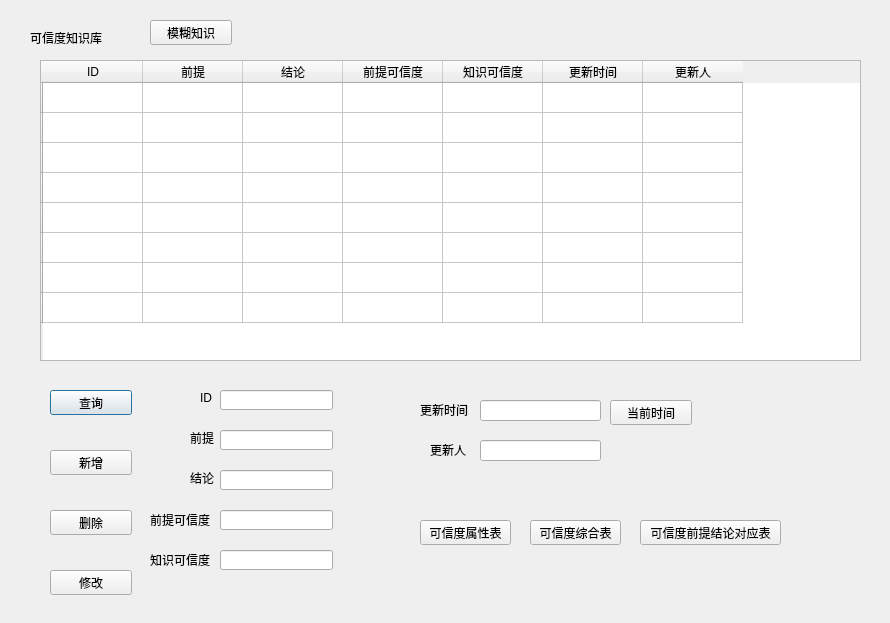
<?xml version="1.0" encoding="UTF-8"?>
<ui version="4.0">
 <class>Dialog5</class>
 <widget class="QDialog" name="Dialog5">
  <property name="geometry">
   <rect>
    <x>0</x>
    <y>0</y>
    <width>890</width>
    <height>623</height>
   </rect>
  </property>
  <property name="windowTitle">
   <string>知识维护</string>
  </property>
  <widget class="QLabel" name="label">
   <property name="geometry">
    <rect>
     <x>30</x>
     <y>30</y>
     <width>101</width>
     <height>16</height>
    </rect>
   </property>
   <property name="text">
    <string>可信度知识库</string>
   </property>
  </widget>
  <widget class="QTableWidget" name="tableWidget">
   <property name="geometry">
    <rect>
     <x>40</x>
     <y>60</y>
     <width>821</width>
     <height>301</height>
    </rect>
   </property>
   <row>
    <property name="text">
     <string/>
    </property>
   </row>
   <row>
    <property name="text">
     <string/>
    </property>
   </row>
   <row>
    <property name="text">
     <string/>
    </property>
   </row>
   <row>
    <property name="text">
     <string/>
    </property>
   </row>
   <row>
    <property name="text">
     <string/>
    </property>
   </row>
   <row>
    <property name="text">
     <string/>
    </property>
   </row>
   <row>
    <property name="text">
     <string/>
    </property>
   </row>
   <row>
    <property name="text">
     <string/>
    </property>
   </row>
   <column>
    <property name="text">
     <string>ID</string>
    </property>
   </column>
   <column>
    <property name="text">
     <string>前提</string>
    </property>
   </column>
   <column>
    <property name="text">
     <string>结论</string>
    </property>
   </column>
   <column>
    <property name="text">
     <string>前提可信度</string>
    </property>
   </column>
   <column>
    <property name="text">
     <string>知识可信度</string>
    </property>
   </column>
   <column>
    <property name="text">
     <string>更新时间</string>
    </property>
   </column>
   <column>
    <property name="text">
     <string>更新人</string>
    </property>
   </column>
  </widget>
  <widget class="QPushButton" name="pushButton">
   <property name="geometry">
    <rect>
     <x>50</x>
     <y>390</y>
     <width>82</width>
     <height>25</height>
    </rect>
   </property>
   <property name="text">
    <string>查询</string>
   </property>
  </widget>
  <widget class="QPushButton" name="pushButton_2">
   <property name="geometry">
    <rect>
     <x>50</x>
     <y>450</y>
     <width>82</width>
     <height>25</height>
    </rect>
   </property>
   <property name="text">
    <string>新增</string>
   </property>
  </widget>
  <widget class="QPushButton" name="pushButton_3">
   <property name="geometry">
    <rect>
     <x>50</x>
     <y>510</y>
     <width>82</width>
     <height>25</height>
    </rect>
   </property>
   <property name="text">
    <string>删除</string>
   </property>
  </widget>
  <widget class="QPushButton" name="pushButton_4">
   <property name="geometry">
    <rect>
     <x>50</x>
     <y>570</y>
     <width>82</width>
     <height>25</height>
    </rect>
   </property>
   <property name="text">
    <string>修改</string>
   </property>
  </widget>
  <widget class="QLabel" name="label_2">
   <property name="geometry">
    <rect>
     <x>200</x>
     <y>390</y>
     <width>31</width>
     <height>16</height>
    </rect>
   </property>
   <property name="text">
    <string>ID</string>
   </property>
  </widget>
  <widget class="QLineEdit" name="lineEdit">
   <property name="geometry">
    <rect>
     <x>220</x>
     <y>390</y>
     <width>113</width>
     <height>20</height>
    </rect>
   </property>
  </widget>
  <widget class="QLineEdit" name="lineEdit_2">
   <property name="geometry">
    <rect>
     <x>220</x>
     <y>430</y>
     <width>113</width>
     <height>20</height>
    </rect>
   </property>
  </widget>
  <widget class="QLabel" name="label_3">
   <property name="geometry">
    <rect>
     <x>190</x>
     <y>430</y>
     <width>31</width>
     <height>16</height>
    </rect>
   </property>
   <property name="text">
    <string>前提</string>
   </property>
  </widget>
  <widget class="QLabel" name="label_4">
   <property name="geometry">
    <rect>
     <x>190</x>
     <y>470</y>
     <width>31</width>
     <height>16</height>
    </rect>
   </property>
   <property name="text">
    <string>结论</string>
   </property>
  </widget>
  <widget class="QLineEdit" name="lineEdit_3">
   <property name="geometry">
    <rect>
     <x>220</x>
     <y>470</y>
     <width>113</width>
     <height>20</height>
    </rect>
   </property>
  </widget>
  <widget class="QLabel" name="label_5">
   <property name="geometry">
    <rect>
     <x>150</x>
     <y>510</y>
     <width>81</width>
     <height>20</height>
    </rect>
   </property>
   <property name="text">
    <string>前提可信度</string>
   </property>
  </widget>
  <widget class="QLineEdit" name="lineEdit_4">
   <property name="geometry">
    <rect>
     <x>220</x>
     <y>510</y>
     <width>113</width>
     <height>20</height>
    </rect>
   </property>
  </widget>
  <widget class="QLineEdit" name="lineEdit_5">
   <property name="geometry">
    <rect>
     <x>220</x>
     <y>550</y>
     <width>113</width>
     <height>20</height>
    </rect>
   </property>
  </widget>
  <widget class="QLabel" name="label_6">
   <property name="geometry">
    <rect>
     <x>150</x>
     <y>550</y>
     <width>71</width>
     <height>20</height>
    </rect>
   </property>
   <property name="text">
    <string>知识可信度</string>
   </property>
  </widget>
  <widget class="QLineEdit" name="lineEdit_6">
   <property name="geometry">
    <rect>
     <x>480</x>
     <y>400</y>
     <width>121</width>
     <height>21</height>
    </rect>
   </property>
   <property name="text">
    <string/>
   </property>
  </widget>
  <widget class="QLabel" name="label_7">
   <property name="geometry">
    <rect>
     <x>420</x>
     <y>400</y>
     <width>61</width>
     <height>20</height>
    </rect>
   </property>
   <property name="text">
    <string>更新时间</string>
   </property>
  </widget>
  <widget class="QLineEdit" name="lineEdit_7">
   <property name="geometry">
    <rect>
     <x>480</x>
     <y>440</y>
     <width>121</width>
     <height>21</height>
    </rect>
   </property>
   <property name="text">
    <string/>
   </property>
  </widget>
  <widget class="QLabel" name="label_8">
   <property name="geometry">
    <rect>
     <x>430</x>
     <y>440</y>
     <width>41</width>
     <height>20</height>
    </rect>
   </property>
   <property name="text">
    <string>更新人</string>
   </property>
  </widget>
  <widget class="QPushButton" name="pushButton_5">
   <property name="geometry">
    <rect>
     <x>150</x>
     <y>20</y>
     <width>82</width>
     <height>25</height>
    </rect>
   </property>
   <property name="text">
    <string>模糊知识</string>
   </property>
  </widget>
  <widget class="QPushButton" name="pushButton_6">
   <property name="geometry">
    <rect>
     <x>420</x>
     <y>520</y>
     <width>91</width>
     <height>25</height>
    </rect>
   </property>
   <property name="text">
    <string>可信度属性表</string>
   </property>
  </widget>
  <widget class="QPushButton" name="pushButton_7">
   <property name="geometry">
    <rect>
     <x>530</x>
     <y>520</y>
     <width>91</width>
     <height>25</height>
    </rect>
   </property>
   <property name="text">
    <string>可信度综合表</string>
   </property>
  </widget>
  <widget class="QPushButton" name="pushButton_8">
   <property name="geometry">
    <rect>
     <x>610</x>
     <y>400</y>
     <width>82</width>
     <height>25</height>
    </rect>
   </property>
   <property name="text">
    <string>当前时间</string>
   </property>
  </widget>
  <widget class="QPushButton" name="pushButton_9">
   <property name="geometry">
    <rect>
     <x>640</x>
     <y>520</y>
     <width>141</width>
     <height>25</height>
    </rect>
   </property>
   <property name="text">
    <string>可信度前提结论对应表</string>
   </property>
  </widget>
 </widget>
 <resources/>
 <connections/>
</ui>
